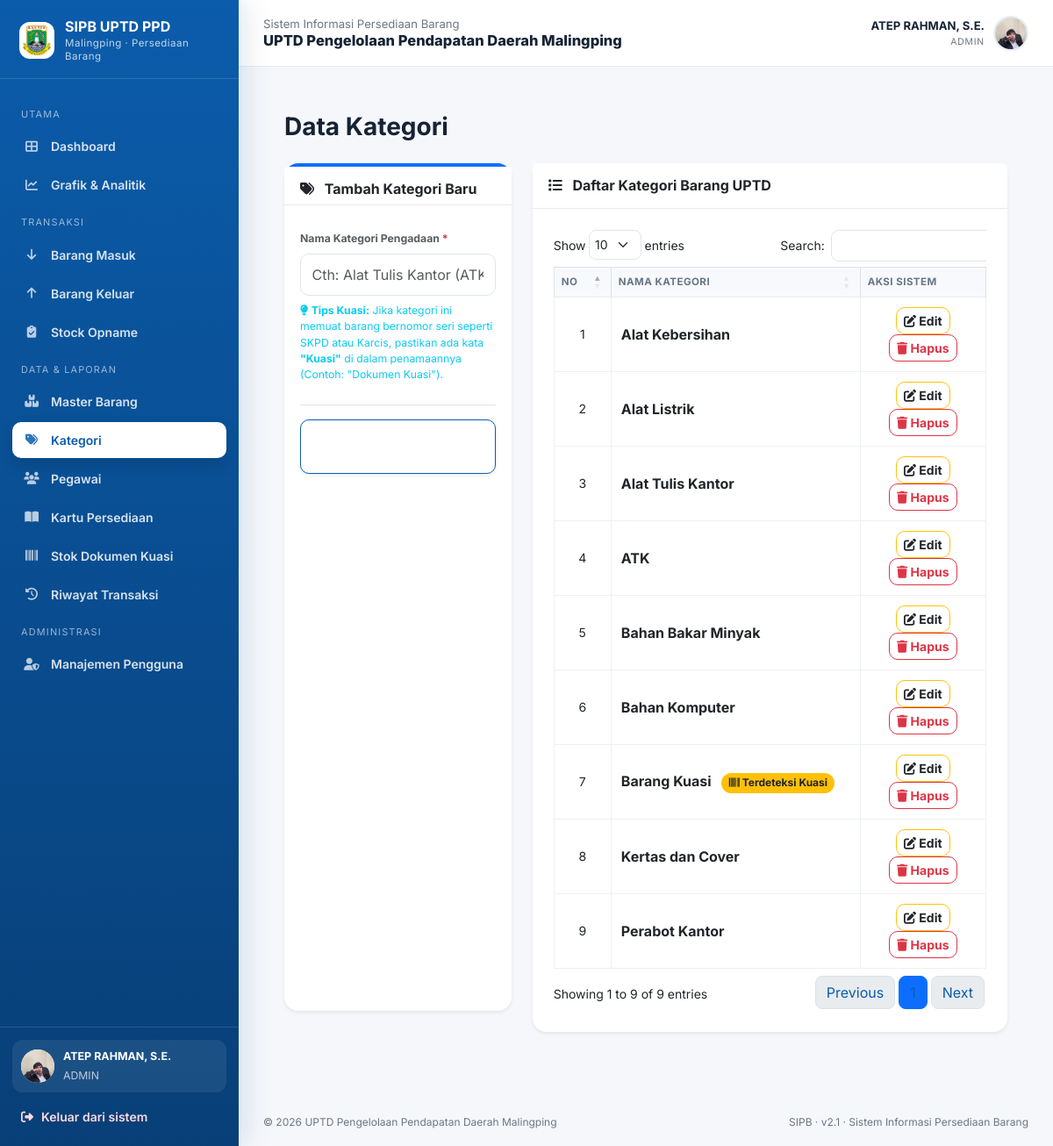
The app's page /inventory/master_kategori.php (signed in) with its own data.
### tables this page shows
CREATE TABLE users (
  id integer NOT NULL,
  pegawai_id integer DEFAULT NULL,
  username varchar(50) NOT NULL,
  password varchar(255) NOT NULL,
  nama_lengkap varchar(100) NOT NULL,
  role text DEFAULT 'user',
  is_active smallint DEFAULT 1,
  nip varchar(50) DEFAULT NULL,
  jabatan varchar(100) DEFAULT NULL,
  email varchar(100) DEFAULT NULL,
  foto_profil varchar(255) DEFAULT 'default.png',
  no_hp varchar(20) DEFAULT NULL,
  jenis_kelamin text DEFAULT NULL,
  tanggal_lahir date DEFAULT NULL,
  alamat text DEFAULT NULL
);

CREATE TABLE kategori (
  id integer NOT NULL,
  nama_kategori varchar(100) NOT NULL
);

### inventory/master_kategori.php (the view, shortened to what this page needs)
<?php
require_once 'functions.php';
$edit_data = null;
require 'header.php';
?>
<div class="container-fluid px-4 mt-4 mb-5">
    <div class="d-sm-flex align-items-center justify-content-between mb-4">
        <h1 class="h3 mb-0 text-gray-800 fw-bold" style="color: var(--gov-primary);">Data Kategori</h1>
    </div>
    <div class="row">
        <div class="col-md-4 mb-4">
            <div class="card shadow-sm border-0 border-top <?= $edit_data ? 'border-warning' : 'border-primary'; ?> border-4 h-100">
                <div class="card-header bg-white pt-3 pb-2">
                    <h6 class="fw-bold mb-0 <?= $edit_data ? 'text-warning text-dark' : 'text-gov-primary'; ?>">
                        <i class="fas <?= $edit_data ? 'fa-edit' : 'fa-tags'; ?> me-2"></i>
                        <?= $edit_data ? 'Edit Nama Kategori' : 'Tambah Kategori Baru'; ?>
                    </h6>
                </div>
                <div class="card-body">
                    <form method="POST" action="master_kategori.php">
                        <div class="mb-4 mt-2">
                            <label class="form-label small fw-bold text-muted">Nama Kategori Pengadaan <span class="text-danger">*</span></label>
                            <input type="text" name="nama_kategori" class="form-control <?= $edit_data ? 'border-warning fw-bold' : ''; ?>" required
                                   placeholder="Cth: Alat Tulis Kantor (ATK)"
                                   value="<?= $edit_data ? htmlspecialchars($edit_data['nama_kategori']) : ''; ?>">
                            <div class="form-text small text-info mt-2">
                                <i class="fas fa-lightbulb"></i> <b>Tips Kuasi:</b> Jika kategori ini memuat barang bernomor seri seperti SKPD atau Karcis, pastikan ada kata <b>"Kuasi"</b> di dalam penamaannya (Contoh: "Dokumen Kuasi").
                            </div>
                        </div>
                        <div class="d-grid gap-2 border-top pt-3">
                            <?php if ($edit_data): ?>
                                <button type="submit" class="btn btn-warning fw-bold text-dark shadow-sm">
                                    <i class="fas fa-save me-2"></i> Update Kategori
                                </button>
                                <a href="master_kategori.php" class="btn btn-light border text-secondary btn-sm fw-bold">Batal Edit</a>
                            <?php else: ?>
                                <button type="submit" class="btn btn-primary fw-bold shadow-sm" style="background-color: var(--gov-primary);">
                                    <i class="fas fa-plus-circle me-2"></i> Simpan Kategori Baru
                                </button>
                            <?php endif; ?>
                        </div>
                    </form>
                </div>
            </div>
        </div>
        <div class="col-md-8">
            <div class="card shadow-sm border-0 h-100" style="border-top: 4px solid var(--gov-primary);">
                <div class="card-header bg-white py-3">
                    <h6 class="mb-0 fw-bold text-gov-primary"><i class="fas fa-list me-2"></i> Daftar Kategori Barang UPTD</h6>
                </div>
                <div class="card-body p-4">
                    <div class="table-responsive">
                        <table class="table table-hover table-bordered align-middle mb-0 tabel-data" style="width:100%">
                            <thead class="text-center">
                                <tr>
                                    <th width="10%">No</th>
                                    <th width="60%">Nama Kategori</th>
                                    <th width="30%">Aksi Sistem</th>
                                </tr>
                            </thead>
                            <tbody class="bg-white">
                                <?php
                                $no = 1;
                                $stmt_list = $pdo->query("SELECT * FROM kategori ORDER BY nama_kategori ASC");
                                while ($row = $stmt_list->fetch(PDO::FETCH_ASSOC)) {
                                    $is_kuasi = (stripos($row['nama_kategori'], 'kuasi') !== false);
                                    $badge_kuasi = $is_kuasi ? " <span class='badge bg-warning text-dark ms-2'><i class='fas fa-barcode'></i> Terdeteksi Kuasi</span>" : "";
                                    echo "<tr>
                                            <td class='text-center'>{$no}</td>
                                            <td class='fw-bold text-dark fs-6'>" . htmlspecialchars($row['nama_kategori']) . $badge_kuasi . "</td>
                                            <td class='text-center'>
                                                <a href='master_kategori.php?edit={$row['id']}' class='btn btn-sm btn-outline-warning text-dark fw-bold' title='Edit Kategori'>
                                                    <i class='fas fa-edit'></i> Edit
                                                </a>
                                                <form method='POST' class='d-inline' onsubmit=\"return confirm('Yakin ingin menghapus kategori ini?');\">" . csrf_field() . "<input type='hidden' name='hapus' value='{$row['id']}'><button type='submit' class='btn btn-sm btn-outline-danger fw-bold'><i class='fas fa-trash'></i> Hapus</button></form>
                                            </td>
                                          </tr>";
                                    $no++;
                                }
                                ?>
                            </tbody>
                        </table>
                    </div>
                </div>
            </div>
        </div>
    </div>
</div>
<?php
require 'footer.php';
?>

### inventory/header.php (shortened to what this page needs)
<?php
require_once __DIR__ . '/functions.php';
$current_page = basename($_SERVER['PHP_SELF'] ?? 'index.php');
$role = $_SESSION['role'] ?? 'user';
$nama_user = $_SESSION['nama_lengkap'] ?? 'Pengguna';
$foto_nav = 'default.png';
if (isset($_SESSION['user_id']) && isset($pdo)) {
    try {
        $stmt_ava = $pdo->prepare("SELECT foto_profil FROM users WHERE id = ?");
        $stmt_ava->execute([$_SESSION['user_id']]);
        $ava_row = $stmt_ava->fetch(PDO::FETCH_ASSOC);
        if ($ava_row && !empty($ava_row['foto_profil'])) $foto_nav = $ava_row['foto_profil'];
    } catch (Exception $e) { error_log('avatar lookup: ' . $e->getMessage()); }
}
$path_nav = 'uploads/profil/' . $foto_nav;
function nav_active(array $pages, string $current): string { return in_array($current, $pages, true) ? 'active' : ''; }
?>
<!DOCTYPE html>
<html lang="id">
<head>
    <link href="https://cdn.jsdelivr.net/npm/bootstrap@5.3.0/dist/css/bootstrap.min.css" rel="stylesheet">
    <link rel="stylesheet" href="https://cdnjs.cloudflare.com/ajax/libs/font-awesome/6.4.0/css/all.min.css">
    <link href="https://cdn.datatables.net/1.13.6/css/dataTables.bootstrap5.min.css" rel="stylesheet">
    <link href="https://cdn.datatables.net/responsive/2.5.0/css/responsive.bootstrap5.min.css" rel="stylesheet">
</head>
<body>
<div class="app-shell">
    <aside class="sidebar" id="sidebar">
        <a class="brand text-white" href="index.php">
            <img src="logo_banten.png?v=3" alt="Logo Banten">
            <div class="brand-title"><strong>SIPB UPTD PPD</strong><small>Malingping · Persediaan Barang</small></div>
        </a>
        <nav class="sidebar-nav">
            <div class="nav-label">Utama</div>
            <a class="side-link <?= nav_active(['index.php'], $current_page) ?>" href="index.php"><i class="fa-solid fa-table-cells-large"></i><span>Dashboard</span></a>
            <a class="side-link <?= nav_active(['dashboard.php'], $current_page) ?>" href="dashboard.php"><i class="fa-solid fa-chart-line"></i><span>Grafik & Analitik</span></a>
            <div class="nav-label">Transaksi</div>
            <a class="side-link <?= nav_active(['barang_masuk.php'], $current_page) ?>" href="barang_masuk.php"><i class="fa-solid fa-arrow-down"></i><span>Barang Masuk</span></a>
            <a class="side-link <?= nav_active(['barang_keluar.php'], $current_page) ?>" href="barang_keluar.php"><i class="fa-solid fa-arrow-up"></i><span>Barang Keluar</span></a>
            <a class="side-link <?= nav_active(['stock_opname.php'], $current_page) ?>" href="stock_opname.php"><i class="fa-solid fa-clipboard-check"></i><span>Stock Opname</span></a>
            <div class="nav-label">Data & Laporan</div>
            <?php if ($role === 'admin'): ?>
                <a class="side-link <?= nav_active(['manage_barang.php'], $current_page) ?>" href="manage_barang.php"><i class="fa-solid fa-boxes-stacked"></i><span>Master Barang</span></a>
                <a class="side-link <?= nav_active(['master_kategori.php'], $current_page) ?>" href="master_kategori.php"><i class="fa-solid fa-tags"></i><span>Kategori</span></a>
                <a class="side-link <?= nav_active(['manage_pegawai.php'], $current_page) ?>" href="manage_pegawai.php"><i class="fa-solid fa-users"></i><span>Pegawai</span></a>
            <?php endif; ?>
            <a class="side-link <?= nav_active(['kartu_persediaan.php'], $current_page) ?>" href="kartu_persediaan.php"><i class="fa-solid fa-book-open"></i><span>Kartu Persediaan</span></a>
            <a class="side-link <?= nav_active(['stok_kuasi.php'], $current_page) ?>" href="stok_kuasi.php"><i class="fa-solid fa-barcode"></i><span>Stok Dokumen Kuasi</span></a>
            <a class="side-link <?= nav_active(['riwayat_masuk.php','riwayat_keluar.php'], $current_page) ?>" href="riwayat_masuk.php"><i class="fa-solid fa-clock-rotate-left"></i><span>Riwayat Transaksi</span></a>
            <?php if ($role === 'admin'): ?>
                <div class="nav-label">Administrasi</div>
                <a class="side-link <?= nav_active(['manage_users.php'], $current_page) ?>" href="manage_users.php"><i class="fa-solid fa-user-shield"></i><span>Manajemen Pengguna</span></a>
            <?php endif; ?>
        </nav>
        <div class="sidebar-bottom">
            <div class="mini-profile"><img src="<?= htmlspecialchars($path_nav, ENT_QUOTES, 'UTF-8') ?>" alt="Profil"><div><strong class="d-block" style="font-size:.78rem"><?= htmlspecialchars($nama_user) ?></strong><small><?= htmlspecialchars(strtoupper($role)) ?></small></div></div>
            <a class="logout-side" href="#" data-bs-toggle="modal" data-bs-target="#logoutModal"><i class="fa-solid fa-right-from-bracket"></i> Keluar dari sistem</a>
        </div>
    </aside>
    <div class="main-wrap">
        <header class="topbar">
            <div class="topbar-left"><div><div class="crumb">Sistem Informasi Persediaan Barang</div><h1 class="page-title">UPTD Pengelolaan Pendapatan Daerah Malingping</h1></div></div>
            <div class="top-user"><div class="top-user-text text-end"><strong><?= htmlspecialchars($nama_user) ?></strong><small><?= htmlspecialchars($role) ?></small></div><img src="<?= htmlspecialchars($path_nav, ENT_QUOTES, 'UTF-8') ?>" alt="Profil pengguna"></div>
        </header>
        <main class="content">

### inventory/header.php (style rules this page uses)
:root { --primary:#0b5cab;--primary-dark:#083f77;--accent:#f4b400;--ink:#162335;--muted:#6b7785; --bg:#f5f7fb;--surface:#fff;--line:#e7ebf0;--success:#1f9d63;--danger:#dc4c64;--warning:#e5a900; --shadow:0 10px 30px rgba(21,46,77,.07);--sidebar:272px; }
* { box-sizing:border-box }
body { margin:0;background:var(--bg);color:var(--ink);font-family:'Inter',sans-serif;font-size:14px }
a { text-decoration:none }
.app-shell { min-height:100vh }
.sidebar { position:fixed;inset:0 auto 0 0;width:var(--sidebar);background:linear-gradient(180deg,#0b5cab 0%,#083f77 100%);color:#fff;z-index:1040;display:flex;flex-direction:column;box-shadow:8px 0 30px rgba(8,63,119,.12) }
.brand { padding:22px 22px 18px;border-bottom:1px solid rgba(255,255,255,.14);display:flex;align-items:center;gap:12px }
.brand img { width:42px;height:42px;object-fit:contain;background:#fff;border-radius:12px;padding:4px }
.brand-title { line-height:1.1 }
.brand-title strong { display:block;font-size:1rem }
.brand-title small { opacity:.75;font-size:.72rem;letter-spacing:.04em }
.sidebar-nav { padding:18px 14px;overflow:auto }
.nav-label { font-size:.68rem;text-transform:uppercase;letter-spacing:.11em;opacity:.58;margin:14px 10px 8px }
.side-link { display:flex;align-items:center;gap:12px;padding:10px 12px;color:rgba(255,255,255,.84);border-radius:10px;margin:3px 0;font-weight:600;transition:.18s }
.side-link i { width:20px;text-align:center;opacity:.85 }
.side-link.active { background:#fff;color:var(--primary);box-shadow:0 8px 18px rgba(0,0,0,.12) }
.sidebar-bottom { margin-top:auto;padding:14px;border-top:1px solid rgba(255,255,255,.12) }
.mini-profile { display:flex;align-items:center;gap:10px;padding:10px;border-radius:12px;background:rgba(255,255,255,.08);color:#fff }
.mini-profile img { width:38px;height:38px;border-radius:50%;object-fit:cover;background:#fff }
.mini-profile small { opacity:.7 }
.logout-side { display:flex;align-items:center;gap:9px;margin-top:8px;padding:9px 10px;border-radius:9px;color:#ffd8df;font-weight:600 }
.main-wrap { margin-left:var(--sidebar);min-height:100vh }
.topbar { height:76px;background:rgba(255,255,255,.92);backdrop-filter:blur(12px);border-bottom:1px solid var(--line);position:sticky;top:0;z-index:1030;display:flex;align-items:center;justify-content:space-between;padding:0 28px }
.topbar-left { display:flex;align-items:center;gap:14px }
.crumb { font-size:.82rem;color:var(--muted) }
.page-title { font-weight:800;font-size:1.03rem;margin:0 }
.top-user { display:flex;align-items:center;gap:10px }
.top-user img { width:40px;height:40px;border-radius:50%;object-fit:cover;border:2px solid #e7eef7 }
.top-user-text strong { display:block;font-size:.82rem }
.top-user-text small { display:block;color:var(--muted);text-transform:uppercase;font-size:.65rem;letter-spacing:.08em }
.content { padding:28px }
.card { border:1px solid var(--line);border-radius:16px;box-shadow:var(--shadow);background:var(--surface) }
.card-header { background:#fff;border-bottom:1px solid var(--line);padding:16px 18px }
.card-body { padding:18px }
.btn { border-radius:10px;font-weight:700 }
.btn-primary { background:var(--primary);border-color:var(--primary) }
.table { margin-bottom:0 }
.table thead th { font-size:.72rem;text-transform:uppercase;letter-spacing:.04em;color:#677586;background:#f7f9fc;border-bottom:1px solid var(--line);white-space:nowrap }
.table tbody td { vertical-align:middle;border-color:#edf0f4;padding:11px }
.badge { border-radius:999px;padding:.45em .7em }
.form-control,.form-select { border-radius:10px;border-color:#dfe5eb;padding:.68rem .78rem }

### records on screen
users: foto_profil (picture)
kategori: nama_kategori "Alat Kebersihan"
kategori: nama_kategori "Alat Listrik"
kategori: nama_kategori "Alat Tulis Kantor"
kategori: nama_kategori "ATK"
kategori: nama_kategori "Bahan Bakar Minyak"
kategori: nama_kategori "Bahan Komputer"
kategori: nama_kategori "Barang Kuasi", shows "Terdeteksi Kuasi"
kategori: nama_kategori "Kertas dan Cover"
kategori: nama_kategori "Perabot Kantor"

### other values on screen
$nama_user "ATEP RAHMAN, S.E."
$role "ADMIN"
